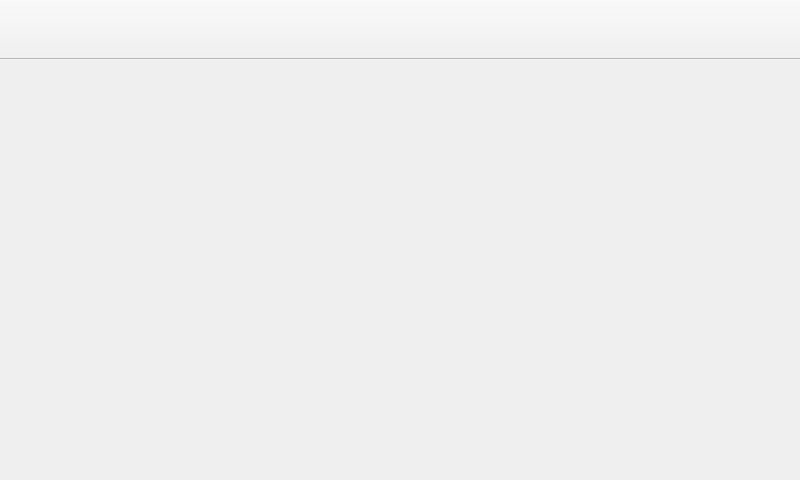
<?xml version="1.0" encoding="UTF-8"?>
<ui version="4.0">
 <class>MainWindow</class>
 <widget class="QMainWindow" name="MainWindow">
  <property name="geometry">
   <rect>
    <x>0</x>
    <y>0</y>
    <width>800</width>
    <height>480</height>
   </rect>
  </property>
  <property name="minimumSize">
   <size>
    <width>570</width>
    <height>320</height>
   </size>
  </property>
  <property name="windowTitle">
   <string>Universal interface</string>
  </property>
  <widget class="QWidget" name="centralWidget">
   <layout class="QGridLayout" name="mainLayout">
    <property name="leftMargin">
     <number>0</number>
    </property>
    <property name="topMargin">
     <number>0</number>
    </property>
    <property name="rightMargin">
     <number>0</number>
    </property>
    <property name="bottomMargin">
     <number>0</number>
    </property>
    <property name="spacing">
     <number>0</number>
    </property>
    <item row="0" column="0">
     <widget class="QTabWidget" name="tabWidget">
      <property name="enabled">
       <bool>true</bool>
      </property>
      <property name="tabPosition">
       <enum>QTabWidget::North</enum>
      </property>
      <property name="currentIndex">
       <number>-1</number>
      </property>
      <property name="elideMode">
       <enum>Qt::ElideNone</enum>
      </property>
      <property name="usesScrollButtons">
       <bool>true</bool>
      </property>
      <property name="documentMode">
       <bool>true</bool>
      </property>
      <property name="tabsClosable">
       <bool>false</bool>
      </property>
      <property name="movable">
       <bool>false</bool>
      </property>
      <property name="tabBarAutoHide">
       <bool>true</bool>
      </property>
     </widget>
    </item>
   </layout>
  </widget>
  <widget class="QToolBar" name="toolBar">
   <property name="minimumSize">
    <size>
     <width>0</width>
     <height>60</height>
    </size>
   </property>
   <property name="windowTitle">
    <string>toolBar</string>
   </property>
   <property name="movable">
    <bool>false</bool>
   </property>
   <property name="floatable">
    <bool>false</bool>
   </property>
   <attribute name="toolBarArea">
    <enum>TopToolBarArea</enum>
   </attribute>
   <attribute name="toolBarBreak">
    <bool>false</bool>
   </attribute>
  </widget>
 </widget>
 <layoutdefault spacing="6" margin="11"/>
 <resources/>
 <connections/>
</ui>
